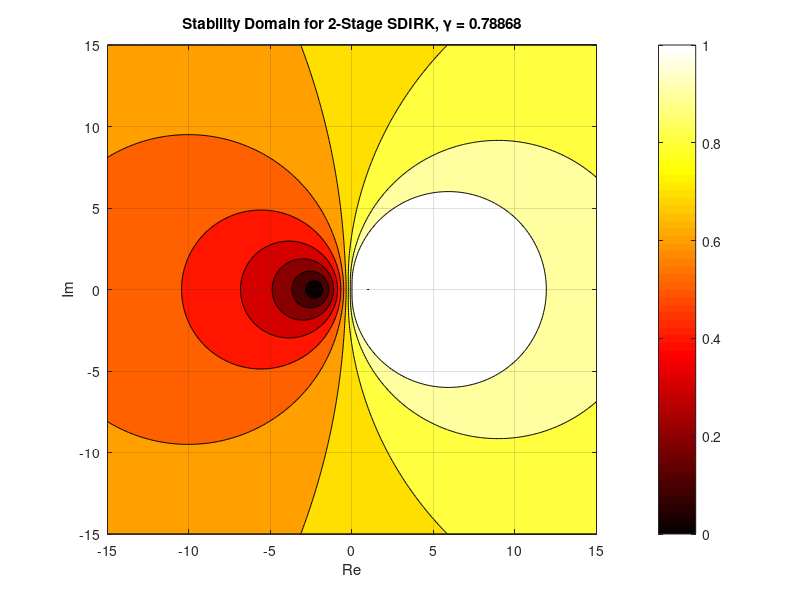

Write MATLAB code to recreate this figure.
function stabdomSDIRK(gamma)
% STABDOMSDIRK Plot the stability domain for the two-stage SDIRK Method
%   (Singularly Diagonal Implicit Runge-Kutta). GAMMA is the parameter on the
%   diagonal of the matrix A.
%
%   Butcher Table:
%
%      gamma   |   gamma        0
%    1 - gamma | 1 - 2*gamma  gamma
%    _______________________________
%              |    1/2        1/2
%   
% For Example:
% stabdomSDIRK(1-sqrt(2)/2);   % 2nd order, l-stable.
% stabdomSDIRK((3-sqrt(3))/6); % 3rd order, not a-stable, not l-stable.
% stabdomSDIRK((3+sqrt(3))/6); % 3rd order, a-stable, not l-stable.
%
% See also SDIRK, SDIRKSTEP.

if nargin < 1
gamma = (3+sqrt(3))/6; % default gamma
end

% generate grid
[X, Y] = meshgrid(-15:0.1:15);
Z = X + i*Y;

% define stability function
S = (1 + Z*(1 - 2*gamma) + Z.^2*(0.5 - 2*gamma + gamma^2)) ./ (1-gamma*Z).^2;

% plot stability domain
figure
contourf(X,Y,abs(S),0:0.1:1);
colormap(hot);
colorbar;

title(['Stability Domain for 2-Stage SDIRK, \gamma = ' num2str(gamma) ])
xlabel('Re')
ylabel('Im')
axis square
grid on